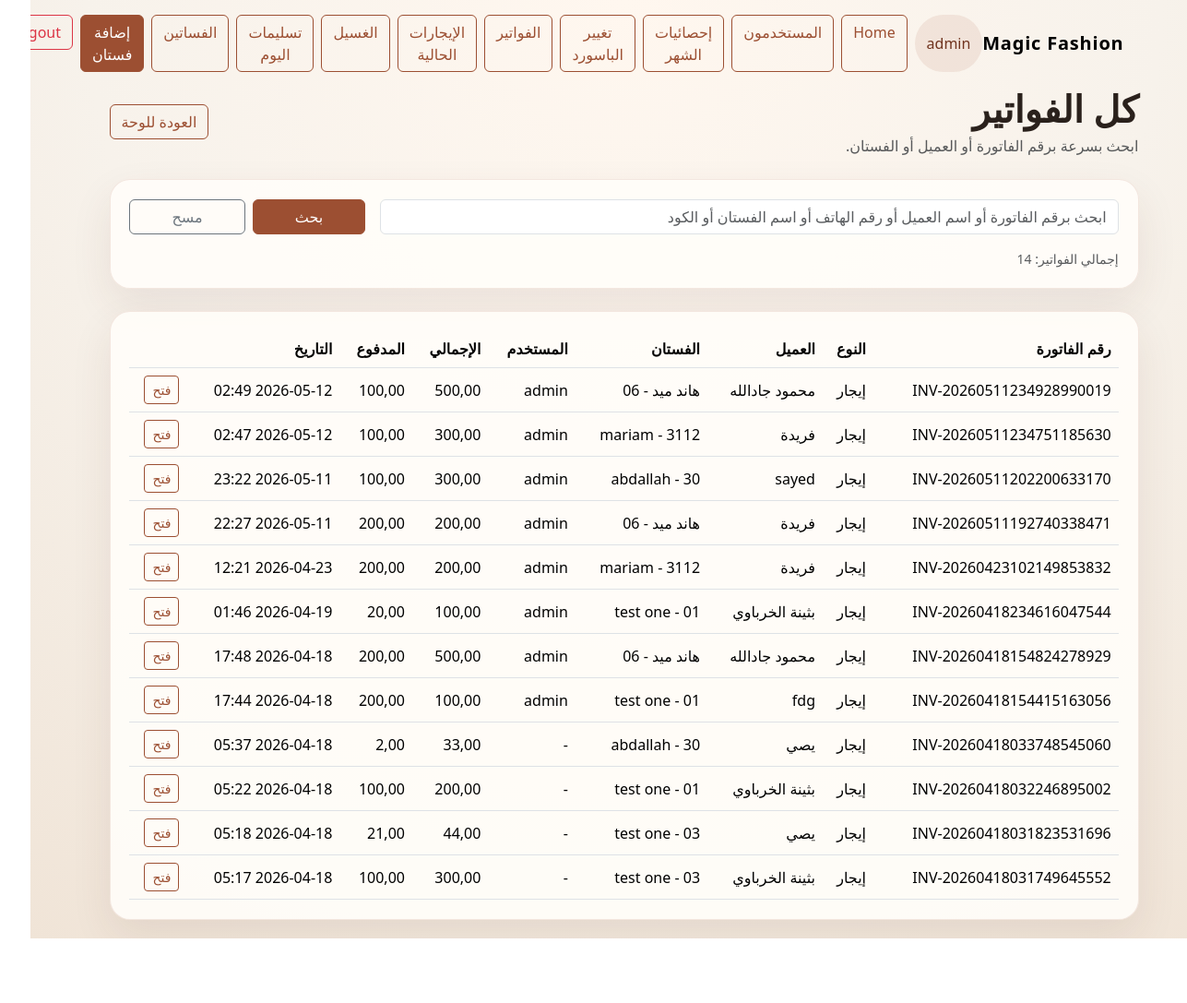
/invoices/ (signed in), run on the app's committed database.
### dresses/models.py (models this page shows, shortened)
class Transaction(models.Model):
    TYPE_RENT = "rent"
    TYPE_SALE = "sale"
    TYPE_TAILORING = "tailoring"
    STATUS_ACTIVE = "active"
    STATUS_COMPLETED = "completed"
    STATUS_CANCELLED = "cancelled"
    TYPE_CHOICES = [
        (TYPE_RENT, "إيجار"),
        (TYPE_SALE, "بيع"),
        (TYPE_TAILORING, "تفصيل"),
    ]
    STATUS_CHOICES = [
        (STATUS_ACTIVE, "نشطة"),
        (STATUS_COMPLETED, "مكتملة"),
        (STATUS_CANCELLED, "ملغية"),
    ]
    invoice_number = models.CharField(max_length=30, unique=True, editable=False)
    transaction_type = models.CharField(max_length=20, choices=TYPE_CHOICES)
    status = models.CharField(
        max_length=20,
        choices=STATUS_CHOICES,
        default=STATUS_ACTIVE,
    )
    customer = models.ForeignKey(
        Customer,
        on_delete=models.SET_NULL,
        null=True,
        blank=True,
        related_name="transactions",
    )
    dress = models.ForeignKey(
        Dress,
        on_delete=models.SET_NULL,
        null=True,
        blank=True,
        related_name="transactions",
    )
    created_by = models.ForeignKey(
        settings.AUTH_USER_MODEL,
        on_delete=models.SET_NULL,
        null=True,
        blank=True,
        related_name="created_transactions",
    )
    description = models.CharField(max_length=255, blank=True)
    amount = models.DecimalField(max_digits=10, decimal_places=2, default=0)
    paid_amount = models.DecimalField(max_digits=10, decimal_places=2, default=0)
    rent_start_date = models.DateField(null=True, blank=True)
    expected_return_date = models.DateField(null=True, blank=True)
    returned_at = models.DateTimeField(null=True, blank=True)
    delivery_date = models.DateField(null=True, blank=True)
    created_at = models.DateTimeField(auto_now_add=True)
    updated_at = models.DateTimeField(auto_now=True)
    class Meta:
        ordering = ["-created_at"]

class Customer(models.Model):
    name = models.CharField(max_length=100)
    phone = models.CharField(max_length=20, blank=True)
    notes = models.TextField(blank=True)
    created_at = models.DateTimeField(default=timezone.now)
    def __str__(self):
        return self.name

class Dress(models.Model):
    STATUS_AVAILABLE = "available"
    STATUS_RENTED = "rented"
    STATUS_LAUNDRY = "laundry"
    STATUS_SOLD = "sold"
    STATUS_CHOICES = [
        (STATUS_AVAILABLE, "متاح"),
        (STATUS_RENTED, "مؤجر"),
        (STATUS_LAUNDRY, "في الغسيل"),
        (STATUS_SOLD, "تم بيعه"),
    ]
    name = models.CharField(max_length=100)
    code = models.CharField(max_length=50, unique=True)
    size = models.CharField(max_length=20)
    color = models.CharField(max_length=50, blank=True)
    description = models.TextField(blank=True)
    rent_price = models.DecimalField(max_digits=10, decimal_places=2)
    sell_price = models.DecimalField(max_digits=10, decimal_places=2)
    tailoring_price = models.DecimalField(max_digits=10, decimal_places=2, default=0)
    status = models.CharField(
        max_length=20,
        choices=STATUS_CHOICES,
        default=STATUS_AVAILABLE,
    )
    image = models.ImageField(upload_to="dresses/", null=True, blank=True)
    created_at = models.DateTimeField(default=timezone.now)
    def __str__(self):
        return f"{self.name} - {self.code}"

### dresses/views.py (the view, shortened to what this page needs)
# urls.py: path('invoices/', invoice_list, name='invoice_list'),
@login_required
def invoice_list(request):
    query = request.GET.get("q", "").strip()
    invoices = Transaction.objects.select_related("customer", "dress", "created_by").order_by("-created_at")
    paginator = Paginator(invoices, 12)
    page_obj = paginator.get_page(request.GET.get("page"))
    return render(
        request,
        "invoices.html",
        {
            "invoices": page_obj,
            "page_obj": page_obj,
            "search_query": query,
            "results_count": paginator.count,
        },
    )

### templates/invoices.html (shortened to what this page needs)
{% extends "base.html" %}
{% block content %}
<div class="d-flex justify-content-between align-items-center mb-4">
    <div>
        <h1 class="fw-bold mb-1">كل الفواتير</h1>
        <p class="text-muted mb-0">ابحث بسرعة برقم الفاتورة أو العميل أو الفستان.</p>
    </div>
    <a href="{% url 'dashboard' %}" class="btn btn-outline-primary">العودة للوحة</a>
</div>
<div class="panel-card mb-4">
    <form method="get" class="row g-3 align-items-center">
        <div class="col-lg-9">
            <input
                type="text"
                name="q"
                value="{{ search_query }}"
                class="form-control"
                placeholder="ابحث برقم الفاتورة أو اسم العميل أو رقم الهاتف أو اسم الفستان أو الكود"
                autocomplete="off"
            >
        </div>
        <div class="col-lg-3 d-flex gap-2">
            <button type="submit" class="btn btn-primary flex-fill">بحث</button>
            <a href="{% url 'invoice_list' %}" class="btn btn-outline-secondary flex-fill">مسح</a>
        </div>
    </form>
    <div class="text-muted small mt-3">
        {% if search_query %}
            نتائج البحث عن "{{ search_query }}" : {{ results_count }} فاتورة
        {% else %}
            إجمالي الفواتير: {{ results_count }}
        {% endif %}
    </div>
</div>
<div class="panel-card">
    <div class="table-responsive">
        <table class="table align-middle mb-0">
            <thead>
                <tr>
                    <th>رقم الفاتورة</th>
                    <th>النوع</th>
                    <th>العميل</th>
                    <th>الفستان</th>
                    <th>المستخدم</th>
                    <th>الإجمالي</th>
                    <th>المدفوع</th>
                    <th>التاريخ</th>
                    <th></th>
                </tr>
            </thead>
            <tbody>
                {% for item in invoices %}
                <tr>
                    <td>{{ item.invoice_number }}</td>
                    <td>{{ item.get_transaction_type_display }}</td>
                    <td>{{ item.customer|default:"-" }}</td>
                    <td>{{ item.dress|default:"-" }}</td>
                    <td>{{ item.created_by|default:"-" }}</td>
                    <td>{{ item.amount }}</td>
                    <td>{{ item.paid_amount }}</td>
                    <td>{{ item.created_at|date:"Y-m-d H:i" }}</td>
                    <td><a class="btn btn-sm btn-outline-primary" href="{% url 'invoice_detail' item.id %}">فتح</a></td>
                </tr>
                {% empty %}
                <tr>
                    <td colspan="9" class="text-center text-muted py-5">لا توجد فواتير مطابقة.</td>
                </tr>
                {% endfor %}
            </tbody>
        </table>
    </div>
</div>
{% if page_obj.paginator.num_pages > 1 %}
<nav class="mt-4" aria-label="pagination">
    <ul class="pagination justify-content-center">
        {% for page_number in page_obj.paginator.page_range %}
            <li class="page-item {% if page_obj.number == page_number %}active{% endif %}">
                <a class="page-link" href="?q={{ search_query }}&page={{ page_number }}">{{ page_number }}</a>
            </li>
        {% endfor %}
        {% if page_obj.has_next %}
            <li class="page-item">
                <a class="page-link" href="?q={{ search_query }}&page={{ page_obj.next_page_number }}">التالي</a>
            </li>
        {% endif %}
    </ul>
</nav>
{% endif %}
{% endblock %}

### templates/base.html (shortened to what this page needs)
<!DOCTYPE html>
<html lang="ar" dir="rtl">
<head>
    <link href="https://cdn.jsdelivr.net/npm/bootstrap@5.3.3/dist/css/bootstrap.min.css" rel="stylesheet">
</head>
<body>
    <nav class="navbar navbar-expand-lg py-3">
        <div class="container">
            <a class="navbar-brand" href="{% if user.is_authenticated %}{% url 'dashboard' %}{% else %}{% url 'login' %}{% endif %}">Magic Fashion</a>
            <div class="d-flex gap-2">
                {% if user.is_authenticated %}
                    <span class="badge-soft d-inline-flex align-items-center">{{ user.username }}</span>
                    <a class="btn btn-outline-primary" href="{% url 'dashboard' %}">Home</a>
                    {% if user.is_staff or user.is_superuser %}
                        <a class="btn btn-outline-primary" href="{% url 'user_list' %}">المستخدمون</a>
                        <a class="btn btn-outline-primary" href="{% url 'monthly_statistics' %}">إحصائيات الشهر</a>
                    {% endif %}
                    <a class="btn btn-outline-primary" href="{% url 'change_password' %}">تغيير الباسورد</a>
                    <a class="btn btn-outline-primary" href="{% url 'invoice_list' %}">الفواتير</a>
                    <a class="btn btn-outline-primary" href="{% url 'current_rentals_list' %}">الإيجارات الحالية</a>
                    <a class="btn btn-outline-primary" href="{% url 'laundry_list' %}">الغسيل</a>
                    <a class="btn btn-outline-primary" href="{% url 'deliveries_today' %}">تسليمات اليوم</a>
                    <a class="btn btn-outline-primary" href="{% url 'dress_list' %}">الفساتين</a>
                    <a class="btn btn-primary" href="{% url 'add_dress' %}">إضافة فستان</a>
                    <form method="post" action="{% url 'logout' %}" class="d-inline">
                        <button class="btn btn-outline-danger" type="submit">Logout</button>
                    </form>
                {% endif %}
            </div>
        </div>
    </nav>
    <main class="container pb-5">
        {% block content %}{% endblock %}
    </main>
</body>
</html>

### templates/base.html (style rules this page uses)
:root { --bg: #f7f2eb; --surface: #fffdf9; --primary: #9c4f32; --primary-dark: #70341f; --secondary: #d9b08c; --ink: #2a211c; --muted: #7b685c; --success: #3b7a57; --warning: #e49b3f; }
body { background: radial-gradient(circle at top, #fff7ef 0%, var(--bg) 45%, #efe2d4 100%); color: var(--ink); min-height: 100vh; }
.navbar-brand { font-weight: 700; letter-spacing: 0.04em; }
.hero-card, .panel-card, .stat-card { background: rgba(255, 253, 249, 0.92); border: 1px solid rgba(156, 79, 50, 0.12); border-radius: 22px; box-shadow: 0 18px 45px rgba(84, 49, 31, 0.09); }
.panel-card { padding: 1.3rem; }
.badge-soft { background: rgba(156, 79, 50, 0.1); color: var(--primary-dark); border-radius: 999px; padding: 0.45rem 0.8rem; }
.table > :not(caption) > * > * { background: transparent; }
.btn-primary { background: var(--primary); border-color: var(--primary); }
.btn-outline-primary { color: var(--primary); border-color: var(--primary); }

### data on the page
Transaction: invoice_number "INV-20260511234928990019", transaction_type "إيجار", customer "محمود جادالله", created_by "admin", amount "500,00", paid_amount "100,00", created_at "2026-05-12 02:49"
Transaction: invoice_number "INV-20260511234751185630", transaction_type "إيجار", customer "فريدة", dress "mariam - 3112", created_by "admin", amount "300,00", paid_amount "100,00", created_at "2026-05-12 02:47"
Transaction: invoice_number "INV-20260511202200633170", transaction_type "إيجار", customer "sayed", dress "abdallah - 30", created_by "admin", amount "300,00", paid_amount "100,00", created_at "2026-05-11 23:22"
Transaction: invoice_number "INV-20260511192740338471", transaction_type "إيجار", customer "فريدة", created_by "admin", amount "200,00", paid_amount "200,00", created_at "2026-05-11 22:27"
Transaction: invoice_number "INV-20260423102149853832", transaction_type "إيجار", customer "فريدة", dress "mariam - 3112", created_by "admin", amount "200,00", paid_amount "200,00", created_at "2026-04-23 12:21"
Transaction: invoice_number "INV-20260418234616047544", transaction_type "إيجار", customer "بثينة الخرباوي", dress "test one - 01", created_by "admin", amount "100,00", paid_amount "20,00", created_at "2026-04-19 01:46"
Transaction: invoice_number "INV-20260418154824278929", transaction_type "إيجار", customer "محمود جادالله", created_by "admin", amount "500,00", paid_amount "200,00", created_at "2026-04-18 17:48"
Transaction: invoice_number "INV-20260418154415163056", transaction_type "إيجار", dress "test one - 01", created_by "admin", amount "100,00", paid_amount "200,00", created_at "2026-04-18 17:44"
Transaction: invoice_number "INV-20260418033748545060", transaction_type "إيجار", dress "abdallah - 30", amount "33,00", created_at "2026-04-18 05:37"
Transaction: invoice_number "INV-20260418032246895002", transaction_type "إيجار", customer "بثينة الخرباوي", dress "test one - 01", amount "200,00", paid_amount "100,00", created_at "2026-04-18 05:22"
Transaction: invoice_number "INV-20260418031823531696", transaction_type "إيجار", dress "test one - 03", amount "44,00", paid_amount "21,00", created_at "2026-04-18 05:18"
Transaction: invoice_number "INV-20260418031749645552", transaction_type "إيجار", customer "بثينة الخرباوي", dress "test one - 03", amount "300,00", paid_amount "100,00", created_at "2026-04-18 05:17"

### other printed values
{{ user.username }} "admin"
